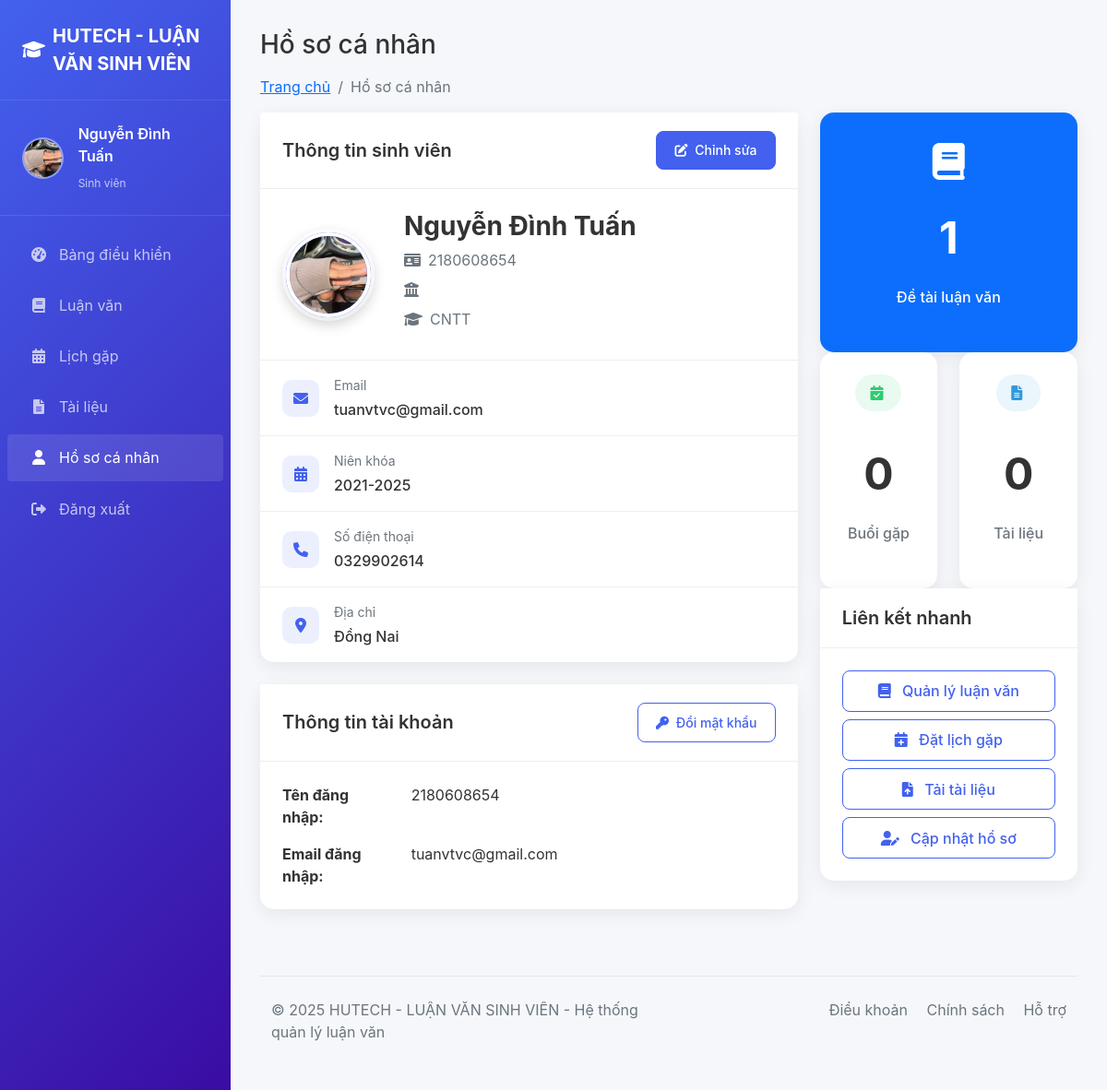
Screenshot of /student/profile.php (signed in) with the database file from the repository.
### tables this page shows
CREATE TABLE `sinhvien` (
  `SinhVienID` int(11) NOT NULL,
  `UserID` int(11) DEFAULT NULL,
  `MaSV` varchar(20) NOT NULL,
  `HoTen` varchar(100) NOT NULL,
  `NgaySinh` date DEFAULT NULL,
  `GioiTinh` enum('Nam','Nữ','Khác') DEFAULT NULL,
  `Khoa` varchar(100) DEFAULT NULL,
  `NganhHoc` varchar(100) DEFAULT NULL,
  `NienKhoa` varchar(20) DEFAULT NULL,
  `SoDienThoai` varchar(20) DEFAULT NULL,
  `DiaChi` text DEFAULT NULL,
  `Avatar` varchar(255) DEFAULT NULL
);

CREATE TABLE `users` (
  `UserID` int(11) NOT NULL,
  `Username` varchar(50) NOT NULL,
  `Password` varchar(255) NOT NULL,
  `Email` varchar(100) NOT NULL,
  `Role` enum('student','faculty','admin') NOT NULL,
  `CreatedAt` datetime DEFAULT current_timestamp(),
  `LastLogin` datetime DEFAULT NULL,
  `Status` enum('active','inactive','suspended') DEFAULT 'active'
);

### config/database.php (called while the page is built, shortened)
<?php
class Database {
    private $host = DB_HOST;
    private $user = DB_USER;
    private $pass = DB_PASS;
    private $dbname = DB_NAME;
    private $dbh;
    private $stmt;
    public function __construct() {
        $dsn = 'mysql:host=' . $this->host . ';dbname=' . $this->dbname . ';charset=utf8mb4';
        $options = array(
            PDO::ATTR_PERSISTENT => true,
            PDO::ATTR_ERRMODE => PDO::ERRMODE_EXCEPTION,
            PDO::ATTR_DEFAULT_FETCH_MODE => PDO::FETCH_ASSOC,
            PDO::ATTR_EMULATE_PREPARES => false
        );
        try {
            $this->dbh = new PDO($dsn, $this->user, $this->pass, $options);
        } catch(PDOException $e) {
            $this->error = $e->getMessage();
            die("Database connection failed: " . $this->error);
        }
    }
    public function query($sql) {
        $this->stmt = $this->dbh->prepare($sql);
    }
    public function bind($param, $value, $type = null) {
        if(is_null($type)) {
            switch(true) {
                case is_int($value):
                    $type = PDO::PARAM_INT;
                    break;
            }
        }
        $this->stmt->bindValue($param, $value, $type);
    }
    public function execute() {
        $logFile = __DIR__ . '/db_debug.log';
        try {
            $result = $this->stmt->execute();
            return $result;
        } catch (PDOException $e) {
            file_put_contents($logFile, "Query ERROR: " . $this->stmt->queryString . "\nError: " . $e->getMessage() . "\n", FILE_APPEND);
            throw $e;
        }
    }
    public function single() {
        $this->execute();
        return $this->stmt->fetch();
    }
}
?>

### student/profile.php (the view, shortened to what this page needs)
<?php
require_once '../config/database.php';
$db = new Database();
$userId = $_SESSION['user_id'];
$db->query("SELECT sv.*, u.Username, u.Email FROM SinhVien sv JOIN Users u ON sv.UserID = u.UserID WHERE sv.UserID = :userId");
$db->bind(':userId', $userId);
$student = $db->single();
$studentId = $student['SinhVienID'];
$thesisCount = 0;
try {
    $db->query("SELECT COUNT(*) as total FROM DeTai dt
                JOIN SinhVienGiangVienHuongDan svgv ON dt.DeTaiID = svgv.DeTaiID
                WHERE svgv.SinhVienID = :studentId");
    $db->bind(':studentId', $studentId);
    $thesis = $db->single();
    if ($thesis) {
        $thesisCount = $thesis['total'];
    }
} catch (PDOException $e) {
}
$pastMeetings = 0;
$documentsCount = 0;
?>
<!DOCTYPE html>
<html lang="vi">
<head>
    <link href="https://cdn.jsdelivr.net/npm/bootstrap@5.1.3/dist/css/bootstrap.min.css" rel="stylesheet">
    <link rel="stylesheet" href="https://cdnjs.cloudflare.com/ajax/libs/font-awesome/6.0.0/css/all.min.css">
</head>
<body>
    <div class="app-container">
        <nav class="sidebar">
            <div class="sidebar-header">
                <a href="dashboard.php" class="sidebar-brand">
                    <i class="fas fa-graduation-cap me-2"></i>
                    <span><?php echo SITE_NAME; ?></span>
                </a>
            </div>
            <div class="sidebar-user">
                <div class="sidebar-user-img">
                    <?php if (!empty($student['Avatar'])): ?>
                        <img src="<?php echo BASE_URL . $student['Avatar']; ?>" alt="Avatar" class="rounded-circle w-100 h-100" style="object-fit: cover;">
                    <?php else: ?>
                        <?php echo strtoupper(substr($student['HoTen'] ?? 'U', 0, 1)); ?>
                    <?php endif; ?>
                </div>
                <div class="sidebar-user-info">
                    <span class="sidebar-user-name"><?php echo htmlspecialchars($student['HoTen']); ?></span>
                    <span class="sidebar-user-role">Sinh viên</span>
                </div>
            </div>
            <ul class="sidebar-menu">
                <li><a href="dashboard.php"><i class="fas fa-tachometer-alt"></i> <span>Bảng điều khiển</span></a></li>
                <li><a href="thesis.php"><i class="fas fa-book"></i> <span>Luận văn</span></a></li>
                <li><a href="appointments.php"><i class="fas fa-calendar-alt"></i> <span>Lịch gặp</span></a></li>
                <li><a href="documents.php"><i class="fas fa-file-alt"></i> <span>Tài liệu</span></a></li>
                <li><a href="profile.php" class="active"><i class="fas fa-user"></i> <span>Hồ sơ cá nhân</span></a></li>
                <li><a href="../auth/logout.php"><i class="fas fa-sign-out-alt"></i> <span>Đăng xuất</span></a></li>
            </ul>
        </nav>
        <div class="main-content">
            <div class="container-fluid p-0">
                <h1 class="h3 mb-3">Hồ sơ cá nhân</h1>
                <nav aria-label="breadcrumb">
                    <ol class="breadcrumb">
                        <li class="breadcrumb-item"><a href="dashboard.php">Trang chủ</a></li>
                        <li class="breadcrumb-item active" aria-current="page">Hồ sơ cá nhân</li>
                    </ol>
                </nav>
                <div class="row">
                    <div class="col-md-8">
                        <div class="card profile-card">
                            <div class="card-header">
                                <h5>Thông tin sinh viên</h5>
                                <a href="edit-profile.php" class="btn btn-sm btn-primary">
                                    <i class="fas fa-edit me-1"></i> Chỉnh sửa
                                </a>
                            </div>
                            <div class="card-body p-0">
                                <div class="profile-header">
                                    <div class="profile-avatar">
                                        <?php if (!empty($student['Avatar'])): ?>
                                            <img src="<?php echo BASE_URL . $student['Avatar']; ?>" alt="Avatar" class="rounded-circle w-100 h-100" style="object-fit: cover;">
                                        <?php else: ?>
                                            <?php echo strtoupper(substr($student['HoTen'] ?? 'U', 0, 1)); ?>
                                        <?php endif; ?>
                                    </div>
                                    <div class="profile-info">
                                        <h3><?php echo htmlspecialchars($student['HoTen']); ?></h3>
                                        <p><i class="fas fa-id-card me-2"></i><?php echo htmlspecialchars($student['MaSV']); ?></p>
                                        <p><i class="fas fa-university me-2"></i><?php echo htmlspecialchars($student['Khoa']); ?></p>
                                        <p><i class="fas fa-graduation-cap me-2"></i><?php echo htmlspecialchars($student['NganhHoc']); ?></p>
                                    </div>
                                </div>
                                <div class="profile-details">
                                    <div class="profile-detail-item">
                                        <div class="profile-detail-icon">
                                            <i class="fas fa-envelope"></i>
                                        </div>
                                        <div class="profile-detail-content">
                                            <div class="profile-detail-label">Email</div>
                                            <div class="profile-detail-value"><?php echo htmlspecialchars($student['Email']); ?></div>
                                        </div>
                                    </div>
                                    <div class="profile-detail-item">
                                        <div class="profile-detail-icon">
                                            <i class="fas fa-calendar-alt"></i>
                                        </div>
                                        <div class="profile-detail-content">
                                            <div class="profile-detail-label">Niên khóa</div>
                                            <div class="profile-detail-value"><?php echo htmlspecialchars($student['NienKhoa']); ?></div>
                                        </div>
                                    </div>
                                    <?php if (!empty($student['SoDienThoai'])): ?>
                                    <div class="profile-detail-item">
                                        <div class="profile-detail-icon">
                                            <i class="fas fa-phone"></i>
                                        </div>
                                        <div class="profile-detail-content">
                                            <div class="profile-detail-label">Số điện thoại</div>
                                            <div class="profile-detail-value"><?php echo htmlspecialchars($student['SoDienThoai']); ?></div>
                                        </div>
                                    </div>
                                    <?php endif; ?>
                                    <?php if (!empty($student['DiaChi'])): ?>
                                    <div class="profile-detail-item">
                                        <div class="profile-detail-icon">
                                            <i class="fas fa-map-marker-alt"></i>
                                        </div>
                                        <div class="profile-detail-content">
                                            <div class="profile-detail-label">Địa chỉ</div>
                                            <div class="profile-detail-value"><?php echo htmlspecialchars($student['DiaChi']); ?></div>
                                        </div>
                                    </div>
                                    <?php endif; ?>
                                </div>
                            </div>
                        </div>
                        <div class="card">
                            <div class="card-header">
                                <h5>Thông tin tài khoản</h5>
                                <a href="change-password.php" class="btn btn-sm btn-outline-primary">
                                    <i class="fas fa-key me-1"></i> Đổi mật khẩu
                                </a>
                            </div>
                            <div class="card-body">
                                <div class="row mb-3">
                                    <div class="col-md-3">
                                        <strong>Tên đăng nhập:</strong>
                                    </div>
                                    <div class="col-md-9">
                                        <?php echo htmlspecialchars($student['Username']); ?>
                                    </div>
                                </div>
                                <div class="row">
                                    <div class="col-md-3">
                                        <strong>Email đăng nhập:</strong>
                                    </div>
                                    <div class="col-md-9">
                                        <?php echo htmlspecialchars($student['Email']); ?>
                                    </div>
                                </div>
                            </div>
                        </div>
                    </div>
                    <div class="col-md-4">
                        <div class="row">
                            <div class="col-md-12">
                                <div class="card stats-card bg-primary text-white">
                                    <div class="card-body text-center">
                                        <div class="stats-icon">
                                            <i class="fas fa-book"></i>
                                        </div>
                                        <div class="stats-value"><?php echo $thesisCount; ?></div>
                                        <div class="stats-label">Đề tài luận văn</div>
                                    </div>
                                </div>
                            </div>
                            <div class="col-md-6">
                                <div class="card stats-card">
                                    <div class="card-body text-center">
                                        <div class="stat-badge badge-success">
                                            <i class="fas fa-calendar-check me-1"></i>
                                        </div>
                                        <div class="stats-value"><?php echo $pastMeetings; ?></div>
                                        <div class="stats-label text-muted">Buổi gặp</div>
                                    </div>
                                </div>
                            </div>
                            <div class="col-md-6">
                                <div class="card stats-card">
                                    <div class="card-body text-center">
                                        <div class="stat-badge badge-info">
                                            <i class="fas fa-file-alt me-1"></i>
                                        </div>
                                        <div class="stats-value"><?php echo $documentsCount; ?></div>
                                        <div class="stats-label text-muted">Tài liệu</div>
                                    </div>
                                </div>
                            </div>
                        </div>
                        <div class="card">
                            <div class="card-header">
                                <h5>Liên kết nhanh</h5>
                            </div>
                            <div class="card-body">
                                <div class="d-grid gap-2">
                                    <a href="thesis.php" class="btn btn-outline-primary">
                                        <i class="fas fa-book me-2"></i> Quản lý luận văn
                                    </a>
                                    <a href="appointments.php" class="btn btn-outline-primary">
                                        <i class="fas fa-calendar-plus me-2"></i> Đặt lịch gặp
                                    </a>
                                    <a href="documents.php" class="btn btn-outline-primary">
                                        <i class="fas fa-file-upload me-2"></i> Tải tài liệu
                                    </a>
                                    <a href="edit-profile.php" class="btn btn-outline-primary">
                                        <i class="fas fa-user-edit me-2"></i> Cập nhật hồ sơ
                                    </a>
                                </div>
                            </div>
                        </div>
                    </div>
                </div>
                <footer class="footer mt-5">
                    <div class="container-fluid">
                        <div class="row">
                            <div class="col-md-6">
                                <p class="mb-0">&copy; <?php echo date('Y'); ?> <?php echo SITE_NAME; ?> - Hệ thống quản lý luận văn</p>
                            </div>
                            <div class="col-md-6 text-md-end">
                                <div class="footer-links">
                                    <a href="#" class="me-3">Điều khoản</a>
                                    <a href="#" class="me-3">Chính sách</a>
                                    <a href="#">Hỗ trợ</a>
                                </div>
                            </div>
                        </div>
                    </div>
                </footer>
            </div>
        </div>
    </div>
</body>
</html>

### rows the page displays
sinhvien: Avatar (picture), HoTen "Nguyễn Đình Tuấn", MaSV "2180608654", NganhHoc "CNTT", UserID.Email "tuanvtvc@gmail.com", NienKhoa "2021-2025", SoDienThoai "0329902614", DiaChi "Đồng Nai", UserID.Username "2180608654"

### other values shown
SITE_NAME "HUTECH - LUẬN VĂN SINH VIÊN"
$thesisCount "1"
$pastMeetings "0"
$documentsCount "0"
